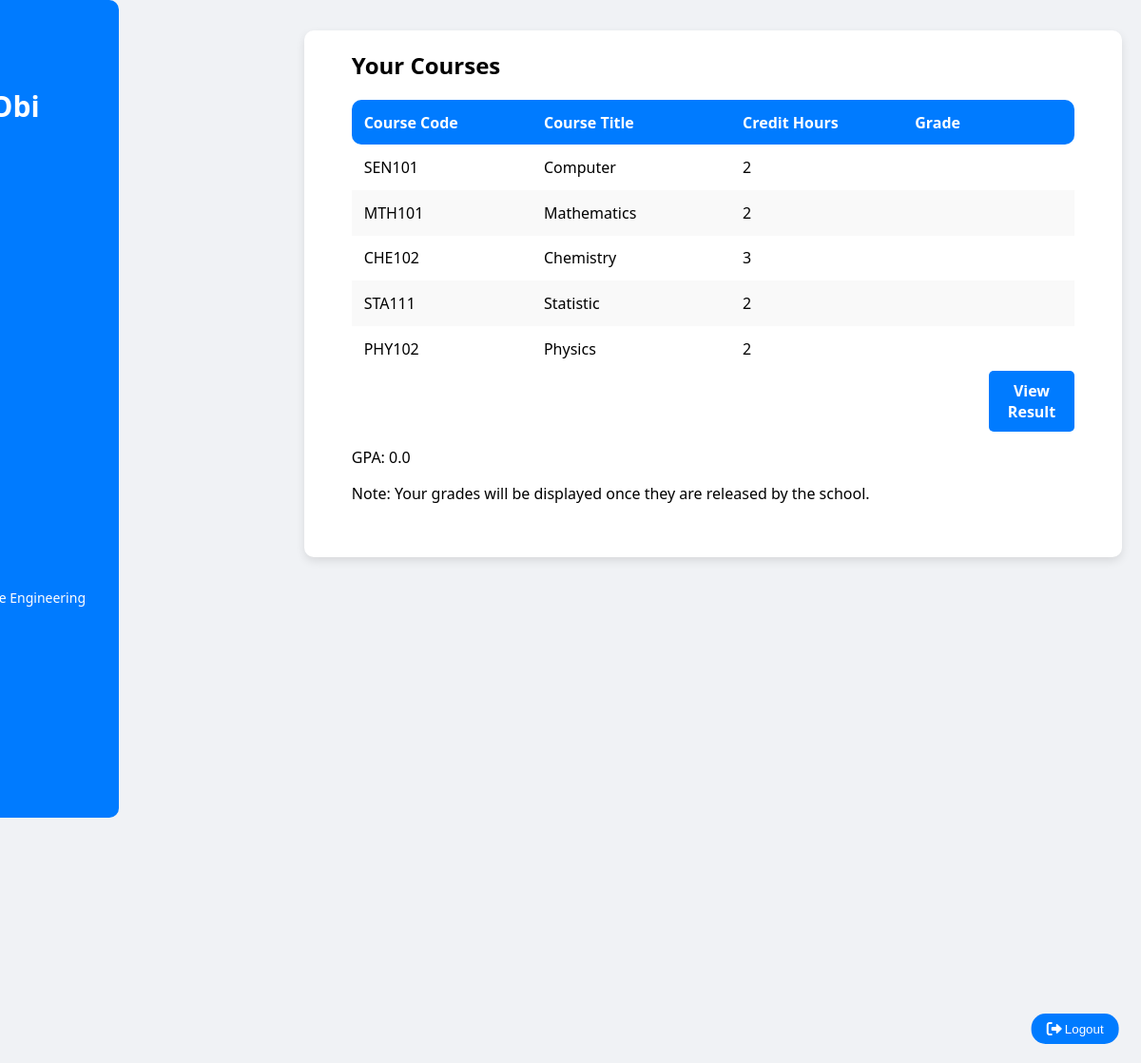
Before: /dashboard/ (signed in) with the older database file.
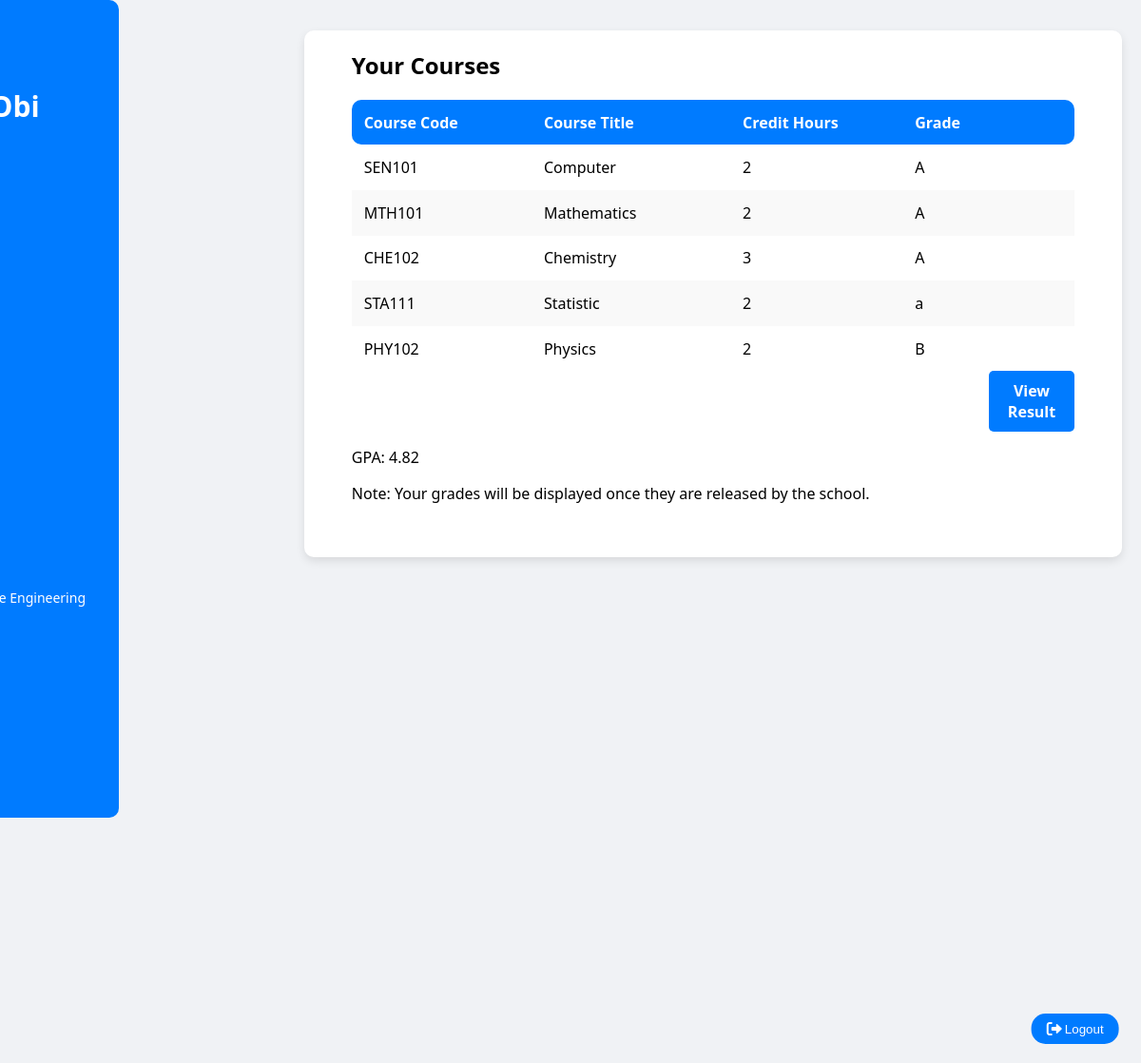
After: the same page with the newer database file.
### app.py (models this page shows, shortened)
class Courses(db.Model):
    __tablename__ = "coursesDetails"
    id = db.Column(db.Integer, primary_key =True)
    code =  db.Column(db.String(100), nullable= False)
    title = db.Column(db.String(100), nullable =False)
    credits_hours = db.Column(db.String(100), nullable=False)
    level = db.Column(db.String(20))
    semester = db.Column(db.String(20))

class Results(db.Model):
    __tablename__ = "results"
    id = db.Column(db.Integer, primary_key=True)
    student_id = db.Column(db.Integer, db.ForeignKey('applicantDetails.id'), nullable=False)
    course_id = db.Column(db.Integer, db.ForeignKey('coursesDetails.id'), nullable=False)
    grade = db.Column(db.String(2), nullable=False)

### app.py (the view)
@app.route("/dashboard/")
def dashboard():
    if 'user_id' not in session:
        return redirect(url_for('login'))
    student = Applicant.query.get(session['user_id'])
    studentsession = ApplicantSession.query.filter_by(id= student.id).first()
    student_level = studentsession.level
    student_semester = studentsession.semester
    courses = Courses.query.filter_by(level=student_level, semester= student_semester).all()
    gpa = calulate_gpa(student.id)
    grades = Results.query.filter_by(student_id=student.id)
    return render_template('student_dashboard.html', student=studentsession, studentsession= student, courses=courses, gpa=gpa, grades=grades)

### app.py (called while the page is built)
def calulate_gpa(student_id):
    results = Results.query.filter_by(student_id=student_id).all()
    if not results:
        return 0.0
    total_points = 0.0
    total_credits = 0.0
    grade_points = {
        'A': 5.0,
        'B': 4.0,
        'C': 3.0,
        'D': 2.0,
        'F': 0.0
    }
    for result in results:
        course = Courses.query.get(result.course_id)
        if course:
            credit_hours = int(course.credits_hours)
            grade = result.grade.upper()
            points = grade_points.get(grade, 0) * credit_hours
            total_points += points
            total_credits += credit_hours
    if total_points == 0:
        return 0.0
    gpa = total_points / total_credits
    return round(gpa, 2)

### templates/student_dashboard.html (shortened to what this page needs)
{% extends 'base.html' %}
{% block head%}
<link rel="stylesheet" href="{{ url_for('static', filename='student_dashboard.css') }}">
<link href="https://cdnjs.cloudflare.com/ajax/libs/font-awesome/6.0.0-beta3/css/all.min.css" rel="stylesheet">
{% endblock %}
{% block body %}
<body>
    <div class="sidebar">
        <h1>Welcome, {{ studentsession.firstname}} {{studentsession.lastname}}</h1>
        <p><strong>Level:</strong> {{ student.level }}</p>
        <p class="department"><strong>Department:</strong> {{ student.department }}</p>
        <a href="{{url_for ('homePortal') }}" class="logout"> Logout</a>
    </div>
    <div class="container">
        <h2>Your Courses</h2>
        {% if courses %}
        <table>
            <thead>
                <tr>
                    <th>Course Code</th>
                    <th>Course Title</th>
                    <th>Credit Hours</th>
                    <th>Grade</th>
                </tr>
            </thead>
            <tbody>
                {% for course in courses %}
                <tr>
                    <td>{{ course.code }}</td>
                    <td>{{ course.title }}</td>
                    <td>{{ course.credits_hours }}</td>
                    {% if grades %}
                    <td>
                        {% for grades in grades %}
                            {% if grades.course_id == course.id %}
                                {{ grades.grade }}
                            {% endif %}
                        {% endfor %}
                    </td>
                    {% else %}
                    <td>Your Grades are not out yet! </td>
                    {% endif %}
                </tr>
                {% endfor %}
            </tbody>
        </table>
        {% else %}
            <p>No courses available for your level yet.</p>
        {% endif %}
        <div class="button">
            <a href="{{ url_for('view_result') }}" class="view-results-button">View Result</a>
        </div>
        <p>GPA: {{ gpa }} </p>
        <p class="note">Note: Your grades will be displayed once they are released by the school.</p>
    </div>
    <a href="{{ url_for('homePortal') }}">
        <button>
            <i class="fas fa-sign-out-alt"></i> Logout
        </button>
    </a>
{% endblock %}

Changed rows visible on the page:
added Results: grade "A", shown under Courses "SEN101"
added Results: grade "A", shown under Courses "MTH101"
added Results: grade "A", shown under Courses "CHE102"
added Results: grade "a", shown under Courses "STA111"
added Results: grade "B", shown under Courses "PHY102"
Other visible differences:
{{ gpa }}: "0.0" → "4.82"
